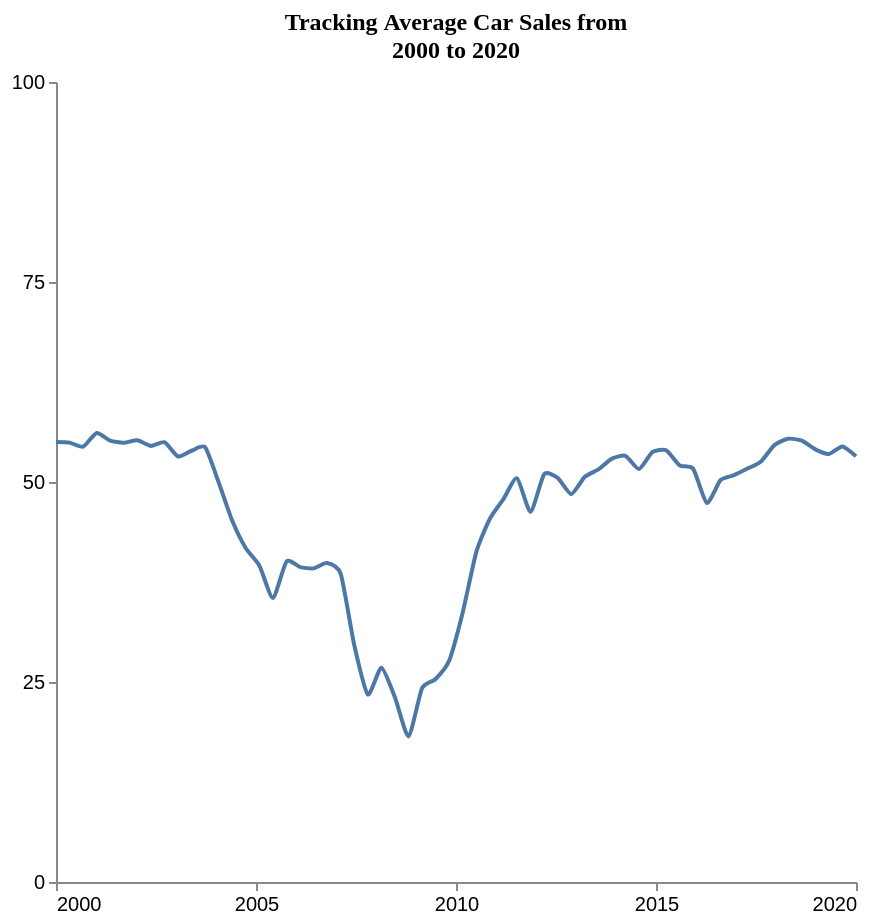

Specify this chart in Vega-Lite:
### Vega-Lite specification from a JSON file in a GitHub repository (floating-point values rounded to 4 significant figures)
{"$schema": "https://vega.github.io/schema/vega-lite/v5.json", "description": "Pattern: peak/valley", "data": {"values": [{"X": 2000.0, "Y": 55.0}, {"X": 2000.0, "Y": 54.92}, {"X": 2001.0, "Y": 54.42}, {"X": 2001.0, "Y": 56.13}, {"X": 2001.0, "Y": 55.17}, {"X": 2002.0, "Y": 54.91}, {"X": 2002.0, "Y": 55.22}, {"X": 2002.0, "Y": 54.5}, {"X": 2003.0, "Y": 54.97}, {"X": 2003.0, "Y": 53.19}, {"X": 2003.0, "Y": 53.91}, {"X": 2004.0, "Y": 54.34}, {"X": 2004.0, "Y": 49.93}, {"X": 2004.0, "Y": 45.15}, {"X": 2005.0, "Y": 41.72}, {"X": 2005.0, "Y": 39.54}, {"X": 2005.0, "Y": 35.51}, {"X": 2006.0, "Y": 40.07}, {"X": 2006.0, "Y": 39.37}, {"X": 2006.0, "Y": 39.2}, {"X": 2007.0, "Y": 39.88}, {"X": 2007.0, "Y": 38.5}, {"X": 2007.0, "Y": 29.6}, {"X": 2008.0, "Y": 23.46}, {"X": 2008.0, "Y": 26.79}, {"X": 2008.0, "Y": 23.07}, {"X": 2009.0, "Y": 18.2}, {"X": 2009.0, "Y": 24.22}, {"X": 2009.0, "Y": 25.37}, {"X": 2010.0, "Y": 27.68}, {"X": 2010.0, "Y": 33.73}, {"X": 2011.0, "Y": 41.27}, {"X": 2011.0, "Y": 45.41}, {"X": 2011.0, "Y": 47.87}, {"X": 2012.0, "Y": 50.48}, {"X": 2012.0, "Y": 46.27}, {"X": 2012.0, "Y": 50.97}, {"X": 2013.0, "Y": 50.51}, {"X": 2013.0, "Y": 48.48}, {"X": 2013.0, "Y": 50.65}, {"X": 2014.0, "Y": 51.57}, {"X": 2014.0, "Y": 52.92}, {"X": 2014.0, "Y": 53.27}, {"X": 2015.0, "Y": 51.62}, {"X": 2015.0, "Y": 53.76}, {"X": 2015.0, "Y": 53.96}, {"X": 2016.0, "Y": 52.08}, {"X": 2016.0, "Y": 51.63}, {"X": 2016.0, "Y": 47.38}, {"X": 2017.0, "Y": 50.22}, {"X": 2017.0, "Y": 50.85}, {"X": 2017.0, "Y": 51.68}, {"X": 2018.0, "Y": 52.57}, {"X": 2018.0, "Y": 54.64}, {"X": 2018.0, "Y": 55.41}, {"X": 2019.0, "Y": 55.17}, {"X": 2019.0, "Y": 54.08}, {"X": 2019.0, "Y": 53.5}, {"X": 2020.0, "Y": 54.44}, {"X": 2020.0, "Y": 53.21}]}, "mark": {"type": "line", "interpolate": "cardinal", "tension": 0.4}, "encoding": {"x": {"field": "X", "type": "quantitative", "title": "", "axis": {"grid": false, "format": "d", "values": [2000, 2005, 2010, 2015, 2020], "tickSize": 4}, "scale": {"domain": [2000, 2020]}}, "y": {"field": "Y", "type": "quantitative", "title": "", "axis": {"grid": false, "format": "d", "values": [0, 25, 50, 75, 100], "tickSize": 4, "tickOpacity": 1}, "scale": {"domain": [0, 100]}}}, "title": {"text": "Tracking Average Car Sales from^ 2000 to 2020", "anchor": "middle", "font": "Tahoma", "fontSize": 12}, "config": {"lineBreak": "^", "view": {"stroke": null}}, "height": 400, "width": 400, "autosize": "pad"}
